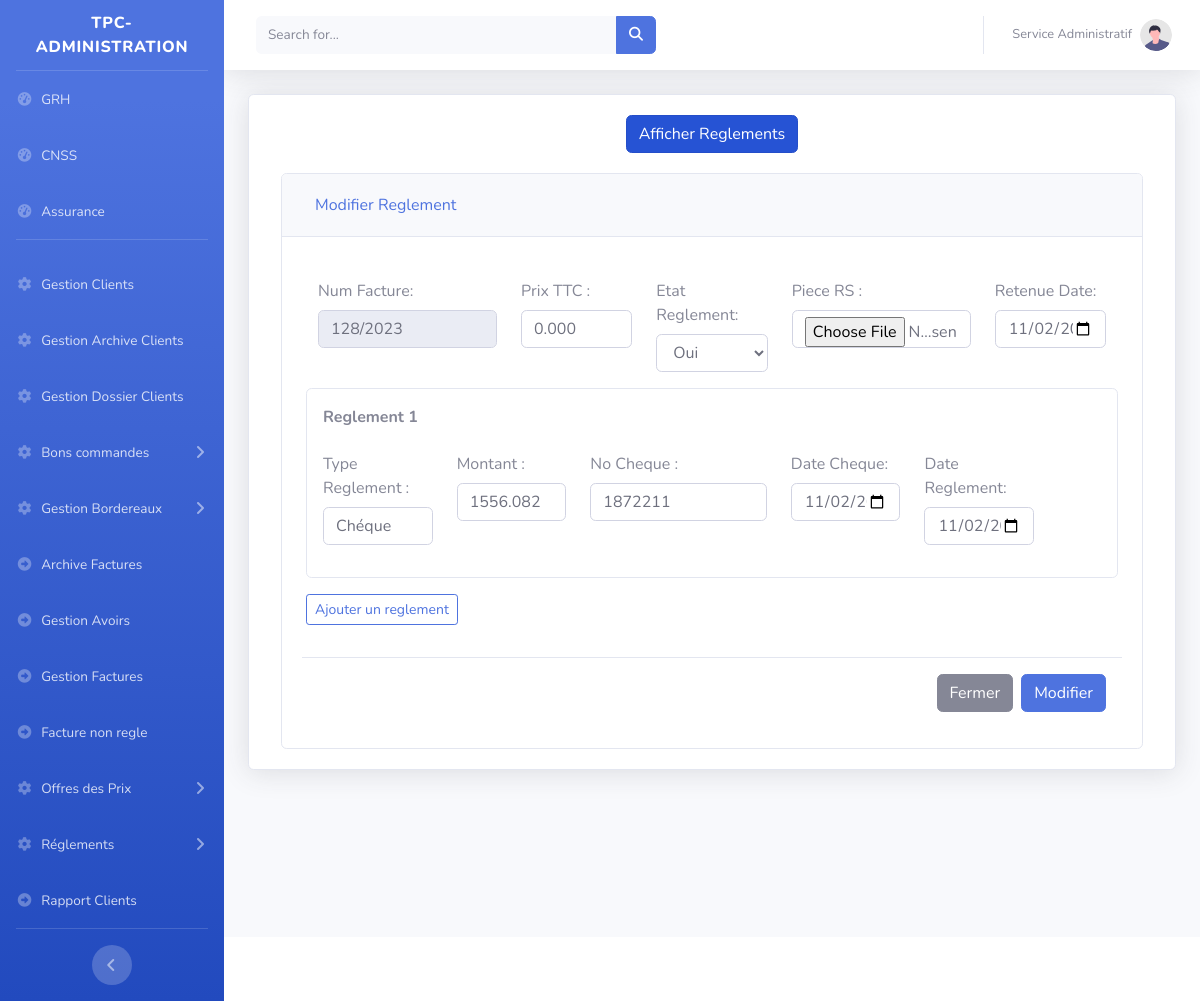
/main.php?Reglements&Modifier&Facture=128/2023, run on the app's committed database.
### tables this page shows
CREATE TABLE `reglement` (
  `id_reglement` int(11) NOT NULL AUTO_INCREMENT,
  `client` int(11) DEFAULT NULL,
  `num_fact` varchar(32) NOT NULL,
  `prix_ttc` decimal(14,3) DEFAULT NULL,
  `etat_reglement` varchar(20) DEFAULT NULL,
  `num_cheque` varchar(50) DEFAULT NULL,
  `date_cheque` varchar(50) DEFAULT NULL,
  `retenue_date` varchar(50) DEFAULT NULL,
  `TypeReglement` varchar(250) DEFAULT NULL,
  `montant` varchar(250) DEFAULT NULL,
  `dateReglement` varchar(250) DEFAULT NULL,
  `pieceRs` varchar(250) DEFAULT NULL,
  PRIMARY KEY (`id_reglement`),
  KEY `client` (`client`),
  KEY `idx_regl_num_fact` (`num_fact`),
  CONSTRAINT `fk_reglement_facture_v2` FOREIGN KEY (`num_fact`) REFERENCES `facture` (`num_fact`) ON DELETE CASCADE ON UPDATE CASCADE,
  CONSTRAINT `reglement_ibfk_2` FOREIGN KEY (`client`) REFERENCES `clients` (`id`) ON DELETE CASCADE ON UPDATE CASCADE
);

### class/connexion.db.php (called while the page is built)
<?php
function connexion(): PDO {
    $host = getenv('DB_HOST') ?: '127.0.0.1';
    $port = getenv('DB_PORT') ?: 3306;
    $db   = getenv('DB_NAME') ?: 'tpc';
    $user = getenv('DB_USER') ?: 'root';
    $pass = getenv('DB_PASSWORD') !== false ? getenv('DB_PASSWORD') : '';
    $dsn = "mysql:host=$host;port=$port;dbname=$db;charset=utf8mb4";
    $opts = [
        PDO::ATTR_ERRMODE            => PDO::ERRMODE_EXCEPTION,
        PDO::ATTR_DEFAULT_FETCH_MODE => PDO::FETCH_ASSOC,
        PDO::ATTR_EMULATE_PREPARES   => false,
    ];
    return new PDO($dsn, $user, $pass, $opts);
}

### class/Reglements.class.php (called while the page is built, shortened)
<?php
include_once 'connexion.db.php';
class Reglements{
	private $cnx;
	public function __construct(){$this->cnx=connexion();}
    public function getReglementByFacture($facture){
        if (is_scalar($facture) && preg_match('/^\d+$/', (string)$facture)) {
            $st = $this->cnx->prepare("SELECT * FROM reglement WHERE id_reglement = :id LIMIT 1");
            $st->execute([':id' => $facture]);
        } else {
            $st = $this->cnx->prepare("SELECT * FROM reglement WHERE num_fact = :num ORDER BY id_reglement DESC LIMIT 1");
            $st->execute([':num' => $facture]);
        }
        return $st->fetch();
    }
}
$reglement=new Reglements();

### pages/Reglements/reglement_form_helpers.php (called while the page is built, shortened)
<?php
if (!function_exists('tpc_reglement_type_labels')) {
    function tpc_reglement_type_labels(): array
    {
        static $labels = null;
        if ($labels === null) {
            $labels = [
                'cheque' => html_entity_decode('Ch&eacute;que', ENT_QUOTES, 'UTF-8'),
                'espece' => html_entity_decode('Esp&egrave;ce', ENT_QUOTES, 'UTF-8'),
            ];
        }
        return $labels;
    }
}
if (!function_exists('tpc_reglement_normalize_type_label')) {
    function tpc_reglement_normalize_type_label($value): string
    {
        $value = isset($value) ? trim((string)$value) : '';
        if ($value === '') {
            return '';
        }
        $labels = tpc_reglement_type_labels();
        $lower = strtolower($value);
        $lettersOnly = preg_replace('/[^a-z]/', '', $lower);
        if ($lettersOnly === 'cheque' || (strpos($lower, 'ch') === 0 && substr($lower, -3) === 'que')) {
            return $labels['cheque'];
        }
        return $value;
    }
}
if (!function_exists('tpc_reglement_rows_from_arrays')) {
    function tpc_reglement_rows_from_arrays(
        array $types,
        array $nums,
        array $dateCheques,
        array $montants,
        array $dateReglements
    ): array {
        $maxCount = max(
            count($types),
            count($nums),
            count($dateCheques),
            count($montants),
            count($dateReglements)
        );
        $rows = [];
        for ($i = 0; $i < $maxCount; $i++) {
            $row = [
                'typeReglement' => isset($types[$i]) ? tpc_reglement_normalize_type_label($types[$i]) : '',
                'numCheque' => isset($nums[$i]) ? trim((string)$nums[$i]) : '',
                'dateCheque' => isset($dateCheques[$i]) ? trim((string)$dateCheques[$i]) : '',
                'montant' => isset($montants[$i]) ? trim((string)$montants[$i]) : '',
                'dateReglement' => isset($dateReglements[$i]) ? trim((string)$dateReglements[$i]) : '',
            ];
            if (
                $row['typeReglement'] === '' &&
                $row['numCheque'] === '' &&
                $row['dateCheque'] === '' &&
                $row['montant'] === '' &&
                $row['dateReglement'] === ''
            ) {
                continue;
            }
            $rows[] = $row;
        }
        return $rows;
    }
}

### pages/Reglements/ModifierReglement.php (the view, shortened to what this page needs)
<?php
include 'class/Reglements.class.php';
include 'class/Factures.class.php';
include_once 'pages/Reglements/reglement_form_helpers.php';
$factures=$facture->AfficherFactures();
@$detailReglement=$reglement->getReglementByFacture($_GET['Facture']);
if ($detailReglement && is_array($detailReglement)) {
    $typeReglement=explode(',',$detailReglement['TypeReglement'] ?? '');
    $NumCheques=explode(',',$detailReglement['num_cheque'] ?? '');
    $DateCheques=explode(',',$detailReglement['date_cheque'] ?? '');
    $Montants=explode(',',$detailReglement['montant'] ?? '');
    $DateReglements=explode(',',$detailReglement['dateReglement'] ?? '');
} else {
    $typeReglement = $NumCheques = $DateCheques = $Montants = $DateReglements = [];
    $detailReglement = null;
}
$reglementRows = tpc_reglement_rows_from_arrays($typeReglement, $NumCheques, $DateCheques, $Montants, $DateReglements);
$etatReglementCourant = strtolower(trim((string)($detailReglement['etat_reglement'] ?? 'Non')));
?>
                    <div class="card shadow mb-4">
                       <div style="width:100%;text-align:center;margin-bottom:20px" class="col-12">
                            <a href="?Reglements" class="btn btn-primary active " style="position:relative; top:20px;" >Afficher  Reglements</a>
							</div>
                          <div class="card-body">
<div class="accordion col-12" id="accordionExample">
  <div class="card">
    <div class="card-header" id="headingOne">
      <h2 class="mb-0">
        <button class="btn btn-link btn-block text-left" type="button" data-toggle="collapse" data-target="#collapseOne" aria-expanded="true" aria-controls="collapseOne">
         Modifier  Reglement
        </button>
      </h2>
    </div>
    <div id="collapseOne" class="collapse show" aria-labelledby="headingOne" data-parent="#accordionExample">
      <div class="card-body">
					<form method="post" enctype="multipart/form-data" id="formBordereau"   >
		  <div class="modal-body row">
			  <div class="mb-3 col-3">
				<label for="facture" class="col-form-label">Num Facture:</label>
				<?php if(isset($_GET['Facture'])){?>
				    <input type="text" class="form-control" value="<?=$_GET['Facture']?>" readOnly id="facture" name="facture" />
				<?php } else {?>
				 <?php if(!empty($factures)){
						foreach($factures as $key){?>
				 <option value="<?=$key['num_fact']?>"><?=$key['num_fact']?></option>
				 <?php }} } ?>
			  </div>
			  <div class="mb-3 col-2" >
				<label for="prixTTC" class="col-form-label">Prix TTC :</label>
				<input type="text" autocomplete='off' value="<?=@$detailReglement['prix_ttc']?>"    class="form-control" id="prixTTC" name="prixTTC"/>
			</div>
				<div class="mb-3 col-2" >
				<label for="etatReglement" class="col-form-label">Etat Reglement:</label>
				<select class="form-control" id="etatReglement" value="<?=@$detailReglement['prix_ttc']?>" name="etatReglement">
                    <?php
                    $etatOptions = ['Oui','Non','Avance','Avoir'];
                    foreach ($etatOptions as $option) {
                        $selected = ($etatReglementCourant === strtolower($option)) ? 'selected' : '';
                        ?>
                        <option value="<?=$option?>" <?=$selected?>><?=$option?></option>
                    <?php } ?>
				</select>
			</div>
			 <div class="mb-3 col-3" >
				<label for="pieceRs" class="col-form-label">Piece RS :</label>
				<input type="file"  class="form-control" id="pieceRs" name="pieceRs"/>
			</div>
			<div class="mb-3 col-2" >
				<label for="retenueCheque" class="col-form-label">Retenue Date:</label>
				<input type="date" class="form-control" value="<?=@$detailReglement['retenue_date']?>" id="retenueCheque" name="retenueCheque"/>
			</div>
		    <?php
    $reglementRowsId = 'reglementRows';
    $reglementTypeDatalistId = 'reglement-type-options';
    $addButtonLabel = 'Ajouter un reglement';
    include 'pages/Reglements/partials/reglement_rows.php';
    ?>
		  </div>
		 <div class="modal-footer">
			<button type="button" class="btn btn-secondary" data-bs-dismiss="modal">Fermer</button>
			<button type="submit" class="btn btn-primary" name="btnSubmitModifier" >Modifier</button>
		  </div>
		  </form>
      </div>
    </div>
  </div>
</div>
						  </div>
                    </div>

### pages/Reglements/partials/reglement_rows.php (shortened to what this page needs)
<?php
$reglementRowsId = $reglementRowsId ?? 'reglementRows';
$reglementTypeDatalistId = $reglementTypeDatalistId ?? 'reglement-type-options';
$addButtonLabel = $addButtonLabel ?? 'Ajouter un reglement';
?>
<div id="<?=htmlspecialchars($reglementRowsId)?>" class="w-100" data-reglement-list>
    <?php foreach ($reglementRows as $index => $row) { ?>
        <div class="reglement-row border rounded p-3 mb-3">
            <div class="d-flex justify-content-between align-items-center mb-3">
                <strong class="reglement-row-title">Reglement <?=intval($index + 1)?></strong>
            </div>
            <div class="row g-3">
                <div class="mb-3 col-2">
                    <label class="col-form-label">Type Reglement :</label>
                    <input list="<?=htmlspecialchars($reglementTypeDatalistId)?>" class="form-control" name="typeReglement[]" value="<?=htmlspecialchars($row['typeReglement'] ?? '')?>" />
                </div>
                <div class="mb-3 col-2">
                    <label class="col-form-label">Montant :</label>
                    <input type="text" class="form-control" name="montant[]" value="<?=htmlspecialchars($row['montant'] ?? '')?>" />
                </div>
                <div class="mb-3 col-3">
                    <label class="col-form-label">No Cheque :</label>
                    <input type="text" class="form-control" name="numCheque[]" value="<?=htmlspecialchars($row['numCheque'] ?? '')?>" />
                </div>
                <div class="mb-3 col-2">
                    <label class="col-form-label">Date Cheque:</label>
                    <input type="date" class="form-control" name="dateCheque[]" value="<?=htmlspecialchars($row['dateCheque'] ?? '')?>" />
                </div>
                <div class="mb-3 col-2">
                    <label class="col-form-label">Date Reglement:</label>
                    <input type="date" class="form-control" name="dateReglement[]" value="<?=htmlspecialchars($row['dateReglement'] ?? '')?>" />
                </div>
            </div>
        </div>
    <?php } ?>
</div>
<button type="button" class="btn btn-outline-primary btn-sm mb-3" data-add-reglement="#<?=htmlspecialchars($reglementRowsId)?>"><?=$addButtonLabel?></button>

### data on the page
reglement: prixTTC "0.000", etatReglement "Oui", retenueCheque "11/02/2023", typeReglement "Chéque", montant "1556.082", numCheque "1872211", retenue_date "11/02/2023"

### other printed values
$addButtonLabel "Ajouter un reglement"
